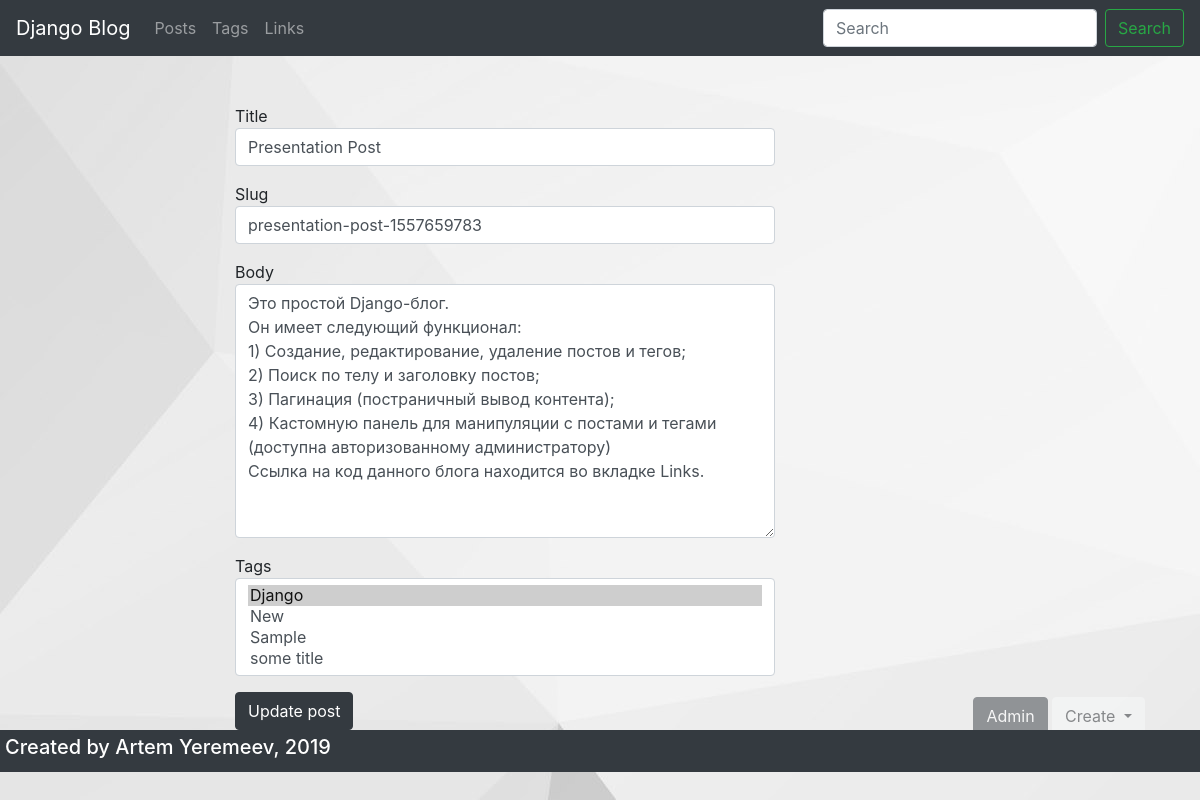
/main/post/presentation-post-1557659783/update/ (signed in), run on the app's committed database.
### main/models.py (models this page shows, shortened)
class Post(models.Model):
    title = models.CharField(max_length=100, db_index=True)
    slug = models.SlugField(max_length=100, unique=True, blank=True)
    body = models.TextField(blank=True, db_index=True)
    date_pub = models.DateTimeField(auto_now_add=True)
    tags = models.ManyToManyField('Tag', blank=True, related_name='posts')
    def get_update_url(self):
        return reverse('post_update_url', kwargs={'slug': self.slug})
    class Meta:
        ordering = ['-date_pub']

### main/views.py (the view)
# urls.py: path('post/<str:slug>/update/', PostUpdate.as_view(), name='post_update_url'),
class PostUpdate(LoginRequiredMixin, ObjectUpdateMixin, View):
    model = Post
    model_form = PostForm
    template = 'main/post_update_form.html'
    raise_exception = True

### main/forms.py (shortened to what this page needs)
class PostForm(forms.ModelForm):
    class Meta:
        model = Post
        fields = ['title', 'slug', 'body', 'tags']
        widgets = {
            'title': forms.TextInput(attrs={'class': 'form-control'}),
            'slug': forms.TextInput(attrs={'class': 'form-control'}),
            'body': forms.Textarea(attrs={'class': 'form-control'}),
            'tags': forms.SelectMultiple(attrs={'class': 'form-control'}),
        }

### main/models.py (called while the page is built)
    def __str__(self):
        return '{}'.format(self.title)

### main/utils.py (called while the page is built)
    def get(self, request, slug):
        obj = self.model.objects.get(slug__iexact=slug)
        bound_form = self.model_form(instance=obj)
        return render(request, self.template, context={'form': bound_form, self.model.__name__.lower():obj})

### main/templates/main/post_update_form.html (shortened to what this page needs)
{% extends 'main/base_main.html' %}
{% block content %}
    <form class="" action="{{ post.get_update_url }}" method="post">
        {% for field in form %}
            <div class="form-group">
                {{ field.label }}
                {{ field }}
            </div>
        {% endfor %}
        <button type="submit" name="button" class="btn btn-dark">Update post</button>
    </form>
{% endblock %}

### static/css/styles.css (style rules this page uses)
.body { background: url("/static/img/sple.jpg"); }

### data on the page
Post: form "Presentation Post" "presentation-post-1557659783" "Это простой Django-блог. Он имеет следующий функционал: 1) Создание, редактирование, удаление постов и тегов; 2) Поиск по телу и заголовку постов; 3) Пагинация (постраничный вывод контента); 4) Кастомную панель для манипуляции с постами и тегами (доступна авторизованному администратору) Ссылка на код данного блога находится во вкладке Links."

### other printed values
{{ field.label }} "Title" "Slug" "Body" "Tags"
